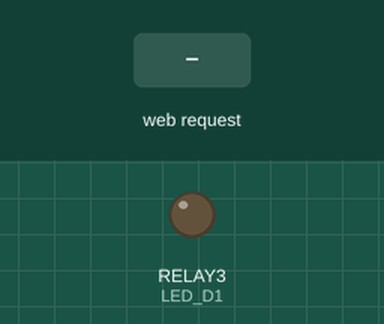
Bench run of a sketch on a simulated Arduino Opta. On the bench: output pins drawn as LEDs (lit = HIGH). Inputs (shaded band) come from the test bench.

Above: at 1.3 s.
1.4 s: HTTP request GET /encender received
At 1.9 s:
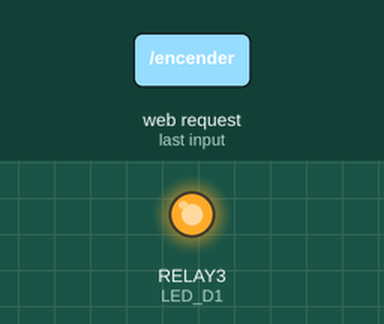
2.9 s: HTTP request GET /apagar received
At 4.3 s:
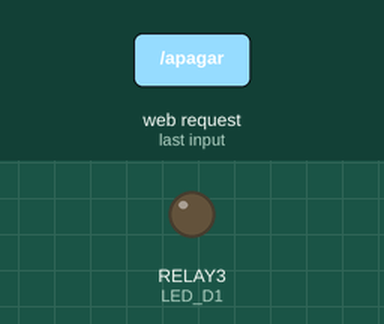
Timing chart, 0 to 5.9 s (numbered marks = the images above; inputs shaded):
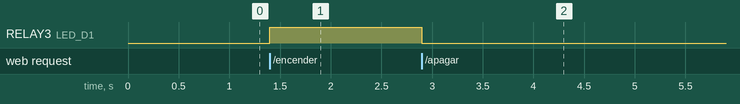

The sketch:

servidor_sencillo.ino
```cpp
#include <ESP8266WiFi.h>
#include <ESP8266WebServer.h>

const char *NOMBRE_RED = "ISAE2021",
           *CLAVE_RED = "00000000";

const int PUERTO = 80,
          LED_D1 = 2;

// Tener un estado del LED
bool estadoDelLED = false;

IPAddress ip(192, 168, 4, 22);
IPAddress puertaDeEnlace(192, 168, 4, 9);
IPAddress mascaraDeRed(255, 255, 255, 0);

ESP8266WebServer servidor(PUERTO);

String obtenerInterfaz()
{
  String HtmlRespuesta = "<!DOCTYPE html>"
                         "<html lang='es'>"
                         "<head>"
                         "<meta charset='UTF-8'>"
                         "<meta name='viewport' content='width=device-width, initial-scale=1.0'>"
                         "<title>LEDS ESP8266</title>"
                         "</head>"
                         "<body>";
  HtmlRespuesta += "<h1>Encender y apagar LED</h1>";
  HtmlRespuesta += "<p>El LED est&aacute; actualmente ";
  if (estadoDelLED)
  {
    HtmlRespuesta += "encendido</p>";
    HtmlRespuesta += "<a href='/apagar'>Apagar</a>";
  }
  else
  {
    HtmlRespuesta += "apagado</p>";
    HtmlRespuesta += "<a href='/encender'>Encender</a>";
  }
  HtmlRespuesta += "<br><p>ISAE 2021</p>";
  HtmlRespuesta += "</body>"
                   "</html>";
  return HtmlRespuesta;
}

void mostrarInterfazHTML()
{
  servidor.send(200, "text/html", obtenerInterfaz());
}

void rutaEncenderLed()
{
  estadoDelLED = true;
  digitalWrite(LED_D1, HIGH);
  mostrarInterfazHTML();
}

void rutaApagarLed()
{
  estadoDelLED = false;
  digitalWrite(LED_D1, LOW);
  mostrarInterfazHTML();
}

void rutaRaiz()
{
  mostrarInterfazHTML();
}

void rutaNoEncontrada()
{
  servidor.send(404, "text/plain", "404");
}

void setup()
{
  // Configuración del LED
  pinMode(LED_D1, OUTPUT);

  // Configurar como un access point
  WiFi.softAP(NOMBRE_RED, CLAVE_RED);
  WiFi.softAPConfig(ip, puertaDeEnlace, mascaraDeRed);
  delay(100);

  // Configuramos la ruta y la función que responderá a la solicitud de dicha ruta
  servidor.on("/", rutaRaiz);
  servidor.on("/encender", rutaEncenderLed);
  servidor.on("/apagar", rutaApagarLed);
  servidor.onNotFound(rutaNoEncontrada);
  // Empezar a escuchar
  servidor.begin();
}

// En el loop manejamos al cliente conectado y eso es todo ;)
void loop()
{
  servidor.handleClient();
}
```

Measured:
- after the input at 1.4 s, RELAY3 (LED_D1): LOW → HIGH at once
- after the input at 2.9 s, RELAY3 (LED_D1): HIGH → LOW at once
